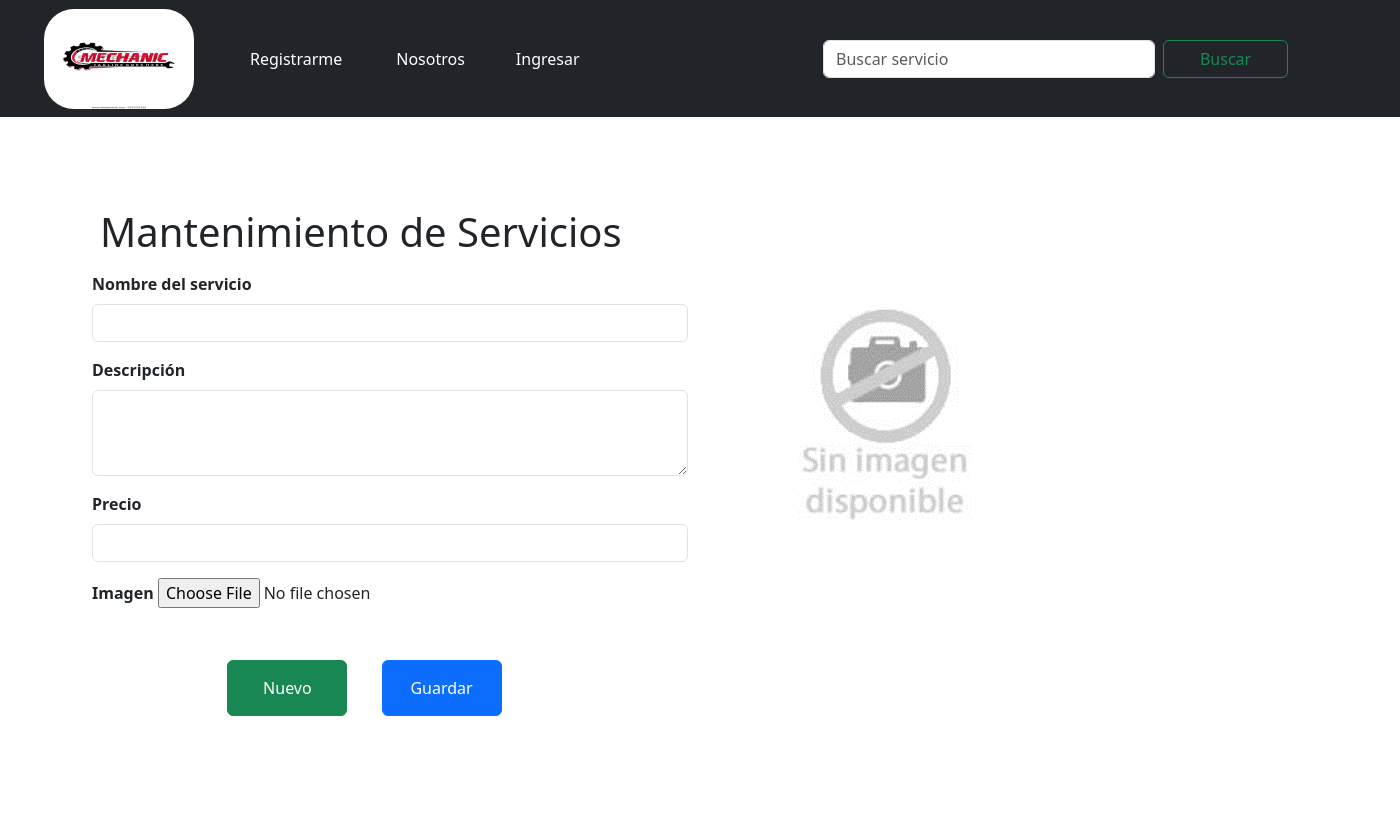
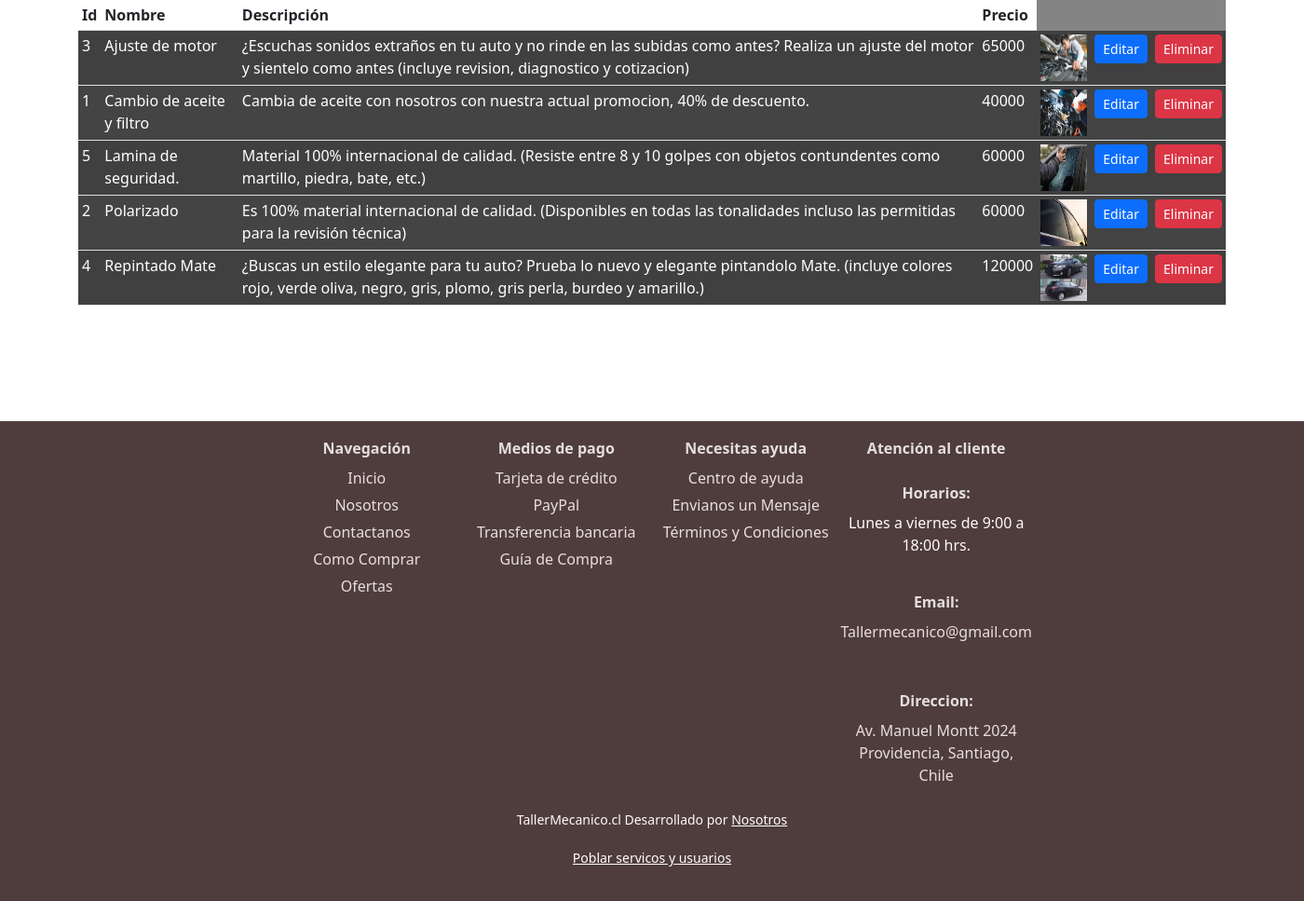
Page /_servicios/crear/0 on the committed database (2 pictures, top to bottom).
### core/models.py (models this page shows, shortened)
class Servicio(models.Model):
    nombre = models.CharField(max_length=100, blank=False, null=False, verbose_name='Nombre del servicio')
    descripcion = models.CharField(max_length=400, blank=False, null=False, verbose_name='Descripción')
    precio = models.IntegerField(blank=False, null=False, verbose_name='Precio')
    imagen = models.ImageField(upload_to='productos/', blank=False, null=False, verbose_name='Imagen')
    class Meta:
        db_table = 'Servicio'
        verbose_name = "Servicio"
        verbose_name_plural = "Servicios"
        ordering = [ 'nombre']

### core/views.py (the view, shortened to what this page needs)
# urls.py: path('_servicios/<accion>/<id>',_servicios ,name="_servicios"),
def _servicios(request, accion, id):
    if request.method == 'GET':
        if accion == 'crear':
            form = ServicioForm()
        elif accion == 'actualizar':
            form = ServicioForm(instance=Servicio.objects.get(id=id))
        elif accion == 'eliminar':
            messages.success(request, eliminar_registro(Servicio, id))
            return redirect(_servicios, 'crear', '0')
    servicio = Servicio.objects.all()
    datos = {
        'form': form,
        'servicios': servicio
    }
    return render(request, 'core/servicios.html', datos)

### core/forms.py
class ServicioForm(ModelForm):
    class Meta:
        model = Servicio
        fields = '__all__'
        widgets = {
            'nombre': forms.TextInput(attrs=form_control),
            'descripcion': forms.Textarea(attrs=form_text_area),
            'precio': forms.NumberInput(attrs=form_control),
            'imagen': forms.FileInput(attrs=form_file),
        }

### core/templates/core/servicios.html (shortened to what this page needs)
{% extends 'core/base.html' %}
{% load static %}
{% block content %}
    <div>
    <div class="conntainer mt-3" id="registro">
        <section >
            <h1 style="padding-left: 100px;">Mantenimiento  de Servicios</h1>
            <br>
            <form method="POST" enctype="multipart/form-data"  class="row g-3 needs-validation" id="formulario3" action novalidate="novalidate">
                <div class="container-fluid" >
                    <div class="row">
                        <div class="col-sm-12 col-md-6 stRegistro">
                            {% for field in form %}
                            <div class="mb-3  fw-bold">
                                <label for="{{ field.id_for_label }}" class="form-label">
                                    {{ field.label }}
                                </label>
                                {{ field }}
                            </div>
                            {% endfor %}
                        </div>
                        <div class="col-sm-12 col-md-6">
                            {% if form.imagen.value %}
                            <img id="admin-producto-imagen" width="300px" height="300px" src="/media/{{ form.imagen.value }}">
                            {% else %}
                            <img id="admin-producto-imagen" src="{% static 'core/img/sin-imagen.png' %}">
                            {% endif %}
                        </div>
                    </div>
                </div>
                <div id="stylebtn">
                    <a class="btn btn-success stylebtn1"
                    href="{% url 'usuarios' 'crear' '0' %}"> Nuevo </a>
                    <input class="btn btn-primary stylebtn1 "
                    type="submit" value="Guardar">
                </div>
            </form>
        </section>
    </div>
</div>
{% if servicios %}
<div class="table-responsive st5">
    <table class="table table-striped table-sm st6">
        <thead class="st6">
            <tr class="st6">
                <th>Id</th>
                <th>Nombre</th>
                <th>Descripción</th>
                <th>Precio</th>
            </tr>
        </thead>
        <tbody >
            {% for servicio in servicios %}
            <tr >
                <td id="name"> {{ servicio.id }} </td>
                <td id="name"> {{ servicio.nombre }} </td>
                <td id="name"> {{ servicio.descripcion }} </td>
                <td id="name"> {{ servicio.precio }} </td>
                <td id="name">
                    <img id="name" src="/media/{{ servicio.imagen }}" class="" width="50px" height="50px" alt="">
                </td>
                <td id="name">
                    <a href="{% url '_servicios' 'actualizar' servicio.id %}" class="btn btn-primary btn-sm boton_chico"> Editar </a>
                </td>
                <td id="name">
                    <form method="delete">
                        <a href="{% url '_servicios' 'eliminar' servicio.id %}" class="btn btn-danger btn-sm boton_chico"> Eliminar </a>
                    </form>
                </td>
            </tr>
        {% endfor %}
        </tbody>
    </table>
    {% endif %}
</div>
{% endblock content %}

### core/static/core/CSS/cosas.css (style rules this page uses)
#name { background-color: rgba(0, 0, 0, 0.482); color: white; }
#stylebtn { margin-inline-start: 15%; }
.stylebtn1 { margin-left: 2%; margin: 15px; padding: 15px; width: 120px; }
.bodystyle1::before { content: ""; background-image: url("https://p4.wallpaperbetter.com/wallpaper/592/800/875/4k-2018-cars-lamborghini-aventador-s-roadster-luxury-cars-wallpaper-preview.jpg"); background-repeat: no-repeat; background-size: cover; background-attachment: fixed; position: fixed; top: 0; left: 0; width: 100%; height: 100%; z-index: -1; filter: blur(8px); }
.st5 { padding: 6%; }
.st6 { background-color: rgba(0, 0, 0, 0.482); color: white; }
.stRegistro { padding-left: 100px; }

### rows in the picture
Servicio: id "3", nombre "Ajuste de motor", descripcion "¿Escuchas sonidos extraños en tu auto y no rinde en las subidas como antes? Realiza un ajuste del motor y sientelo como antes (incluye revision, diagnostico y cotizacion)", precio "65000", imagen (picture)
Servicio: id "1", nombre "Cambio de aceite y filtro", descripcion "Cambia de aceite con nosotros con nuestra actual promocion, 40% de descuento.", precio "40000", imagen (picture)
Servicio: id "5", nombre "Lamina de seguridad.", descripcion "Material 100% internacional de calidad. (Resiste entre 8 y 10 golpes con objetos contundentes como martillo, piedra, bate, etc.)", precio "60000", imagen (picture)
Servicio: id "2", nombre "Polarizado", descripcion "Es 100% material internacional de calidad. (Disponibles en todas las tonalidades incluso las permitidas para la revisión técnica)", precio "60000", imagen (picture)
Servicio: id "4", nombre "Repintado Mate", descripcion "¿Buscas un estilo elegante para tu auto? Prueba lo nuevo y elegante pintandolo Mate. (incluye colores rojo, verde oliva, negro, gris, plomo, gris perla, burdeo y amarillo.)", precio "120000", imagen (picture)

### other values in the picture
{{ field.label }} "Nombre del servicio" "Descripción" "Precio" "Imagen"
